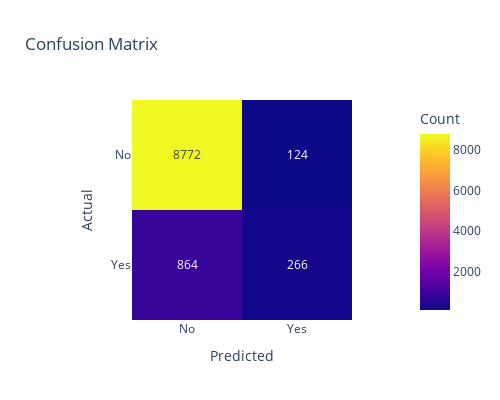
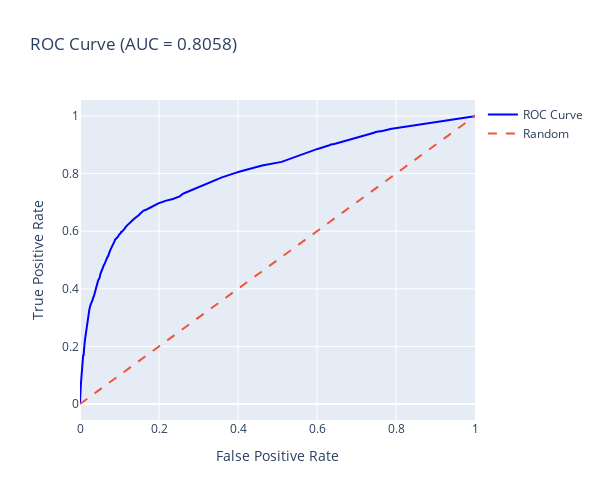
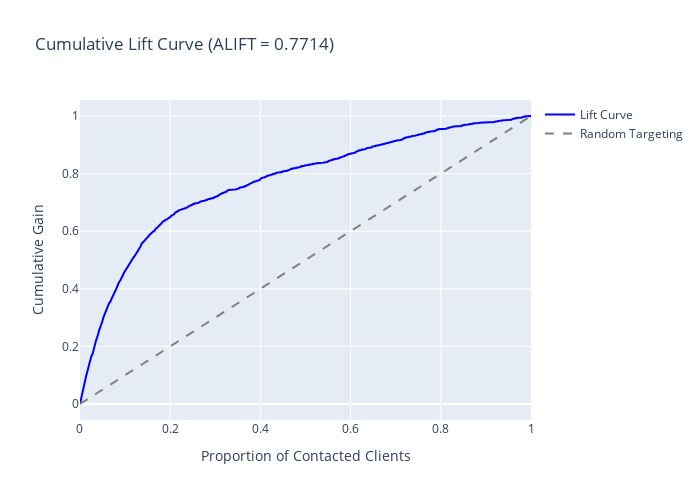
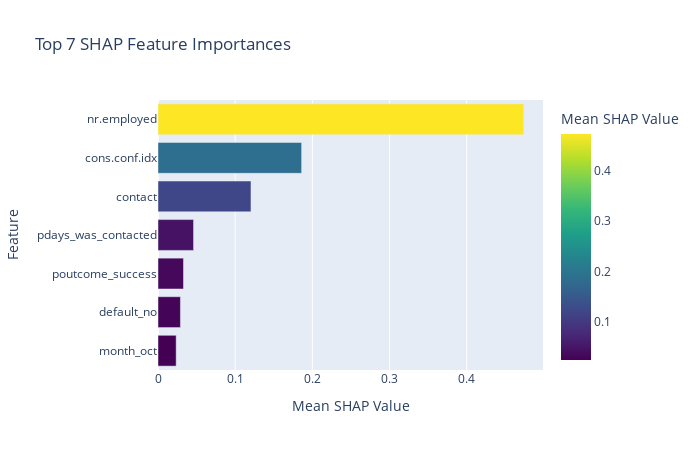

Notebook cell for these charts, in order:
### Code cell
import plotly.express as px
import plotly.graph_objects as go
import pandas as pd
import numpy as np
import shap
from sklearn.ensemble import HistGradientBoostingClassifier
from sklearn.metrics import confusion_matrix, roc_curve, auc, roc_auc_score
from sklearn.model_selection import train_test_split
from sklearn.preprocessing import StandardScaler

# Load and scale data
df_encoded = pd.read_csv('dataset/bank_to_build.csv')
features = list(df_encoded.drop(columns=['decoded_target']).columns)
target = 'decoded_target'

X = df_encoded[features]
y = df_encoded[target]
scaler = StandardScaler()
X_scaled = scaler.fit_transform(X)

X_train, X_test, y_train, y_test = train_test_split(X_scaled, y, test_size=0.25, stratify=y, random_state=42)

# Fit final model
final_model = HistGradientBoostingClassifier(max_iter=300,
                                             early_stopping=False,
                                             learning_rate=0.01,
                                             max_leaf_nodes=15,
                                             random_state=42)
final_model.fit(X_train, y_train)
y_pred = final_model.predict(X_test)
y_proba = final_model.predict_proba(X_test)[:, 1]

# --- 1. Confusion Matrix ---
cm = confusion_matrix(y_test, y_pred)
labels = ['No', 'Yes']
cm_fig = px.imshow(cm, text_auto=True,
                   x=labels, y=labels,
                   labels=dict(x="Predicted", y="Actual", color="Count"),
                   title="Confusion Matrix")
cm_fig.update_layout(width=500, height=400)
cm_fig.show()

# --- 2. ROC Curve ---
fpr, tpr, _ = roc_curve(y_test, y_proba)
roc_auc = auc(fpr, tpr)
roc_fig = go.Figure()
roc_fig.add_trace(go.Scatter(x=fpr, y=tpr, mode='lines', name='ROC Curve', line=dict(color='blue')))
roc_fig.add_trace(go.Scatter(x=[0, 1], y=[0, 1], mode='lines', name='Random', line=dict(dash='dash')))
roc_fig.update_layout(title=f"ROC Curve (AUC = {roc_auc:.4f})",
                      xaxis_title='False Positive Rate',
                      yaxis_title='True Positive Rate',
                      width=600,
                      height=500)
roc_fig.show()

# --- 3. Lift Curve ---
lift_df = pd.DataFrame({'y_true': y_test.values, 'y_proba': y_proba})
lift_df.sort_values('y_proba', ascending=False, inplace=True)
lift_df['cum_response'] = lift_df['y_true'].cumsum()
lift_df['total_positives'] = lift_df['y_true'].sum()
lift_df['baseline'] = np.linspace(0, 1, len(lift_df))
lift_df['cum_gain'] = lift_df['cum_response'] / lift_df['total_positives']
lift_df['percent_contacted'] = np.arange(1, len(lift_df) + 1) / len(lift_df)

alift = np.trapezoid(lift_df['cum_gain'], lift_df['percent_contacted'])

lift_fig = go.Figure()
lift_fig.add_trace(go.Scatter(
    x=lift_df['percent_contacted'],
    y=lift_df['cum_gain'],
    mode='lines',
    name='Lift Curve',
    line=dict(color='blue')
))
lift_fig.add_trace(go.Scatter(
    x=lift_df['percent_contacted'],
    y=lift_df['baseline'],
    mode='lines',
    name='Random Targeting',
    line=dict(dash='dash', color='gray')
))
lift_fig.update_layout(title=f'Cumulative Lift Curve (ALIFT = {alift:.4f})',
                       xaxis_title='Proportion of Contacted Clients',
                       yaxis_title='Cumulative Gain',
                       width=700,
                       height=500)
lift_fig.show()

# --- 4. SHAP Summary Plot (Top 7) ---
X_test_df = pd.DataFrame(X_test, columns=features)
explainer = shap.Explainer(final_model)
shap_values = explainer(X_test_df)

shap_values_df = pd.DataFrame(shap_values.values, columns=features)
shap_means = shap_values_df.abs().mean().sort_values(ascending=False).head(7)
shap_bar_df = pd.DataFrame({
    'Feature': shap_means.index,
    'Mean SHAP Value': shap_means.values
})

shap_fig = px.bar(shap_bar_df, x='Mean SHAP Value', y='Feature', orientation='h',
                  title="Top 7 SHAP Feature Importances", color='Mean SHAP Value',
                  color_continuous_scale='Viridis')
shap_fig.update_layout(yaxis=dict(autorange='reversed'), width=700, height=450)
shap_fig.show()

### Figure 1 — Plotly figure (JSON) as saved in the notebook; plotly's stock layout.template omitted (floating-point values rounded to 4 significant figures)
{"data": [{"coloraxis": "coloraxis", "hovertemplate": "Predicted: %{x}<br>Actual: %{y}<br>Count: %{z}<extra></extra>", "name": "0", "texttemplate": "%{z}", "type": "heatmap", "x": ["No", "Yes"], "xaxis": "x", "y": ["No", "Yes"], "yaxis": "y", "z": [[8772, 124], [864, 266]]}], "layout": {"coloraxis": {"colorbar": {"title": {"text": "Count"}}, "colorscale": [[0, "#0d0887"], [0.1111, "#46039f"], [0.2222, "#7201a8"], [0.3333, "#9c179e"], [0.4444, "#bd3786"], [0.5556, "#d8576b"], [0.6667, "#ed7953"], [0.7778, "#fb9f3a"], [0.8889, "#fdca26"], [1, "#f0f921"]]}, "height": 400, "title": {"text": "Confusion Matrix"}, "width": 500, "xaxis": {"anchor": "y", "constrain": "domain", "domain": [0, 1], "scaleanchor": "y", "title": {"text": "Predicted"}}, "yaxis": {"anchor": "x", "autorange": "reversed", "constrain": "domain", "domain": [0, 1], "title": {"text": "Actual"}}}}

### Figure 2 — Plotly figure (JSON) as saved in the notebook; plotly's stock layout.template omitted (floating-point values rounded to 4 significant figures; data arrays with more than 128 entries replaced by an {"elided": "..."} marker saying what was removed)
{"data": [{"line": {"color": "blue"}, "mode": "lines", "name": "ROC Curve", "type": "scatter", "x": {"elided": "498 float values"}, "y": {"elided": "498 float values"}}, {"line": {"dash": "dash"}, "mode": "lines", "name": "Random", "type": "scatter", "x": [0, 1], "y": [0, 1]}], "layout": {"height": 500, "title": {"text": "ROC Curve (AUC = 0.8058)"}, "width": 600, "xaxis": {"title": {"text": "False Positive Rate"}}, "yaxis": {"title": {"text": "True Positive Rate"}}}}

### Figure 3 — Plotly figure (JSON) as saved in the notebook; plotly's stock layout.template omitted (floating-point values rounded to 4 significant figures; data arrays with more than 128 entries replaced by an {"elided": "..."} marker saying what was removed)
{"data": [{"line": {"color": "blue"}, "mode": "lines", "name": "Lift Curve", "type": "scatter", "x": {"elided": "10026 float values"}, "y": {"elided": "10026 float values"}}, {"line": {"color": "gray", "dash": "dash"}, "mode": "lines", "name": "Random Targeting", "type": "scatter", "x": {"elided": "10026 float values"}, "y": {"elided": "10026 float values"}}], "layout": {"height": 500, "title": {"text": "Cumulative Lift Curve (ALIFT = 0.7714)"}, "width": 700, "xaxis": {"title": {"text": "Proportion of Contacted Clients"}}, "yaxis": {"title": {"text": "Cumulative Gain"}}}}

### Figure 4 — Plotly figure (JSON) as saved in the notebook; plotly's stock layout.template omitted (floating-point values rounded to 4 significant figures)
{"data": [{"hovertemplate": "Mean SHAP Value=%{marker.color}<br>Feature=%{y}<extra></extra>", "legendgroup": "", "marker": {"color": [0.4739, 0.1861, 0.1205, 0.04606, 0.03303, 0.02909, 0.02354], "coloraxis": "coloraxis", "pattern": {"shape": ""}}, "name": "", "orientation": "h", "showlegend": false, "textposition": "auto", "type": "bar", "x": [0.4739, 0.1861, 0.1205, 0.04606, 0.03303, 0.02909, 0.02354], "xaxis": "x", "y": ["nr.employed", "cons.conf.idx", "contact", "pdays_was_contacted", "poutcome_success", "default_no", "month_oct"], "yaxis": "y"}], "layout": {"barmode": "relative", "coloraxis": {"colorbar": {"title": {"text": "Mean SHAP Value"}}, "colorscale": [[0, "#440154"], [0.1111, "#482878"], [0.2222, "#3e4989"], [0.3333, "#31688e"], [0.4444, "#26828e"], [0.5556, "#1f9e89"], [0.6667, "#35b779"], [0.7778, "#6ece58"], [0.8889, "#b5de2b"], [1, "#fde725"]]}, "height": 450, "legend": {"tracegroupgap": 0}, "title": {"text": "Top 7 SHAP Feature Importances"}, "width": 700, "xaxis": {"anchor": "y", "domain": [0, 1], "title": {"text": "Mean SHAP Value"}}, "yaxis": {"anchor": "x", "autorange": "reversed", "domain": [0, 1], "title": {"text": "Feature"}}}}
